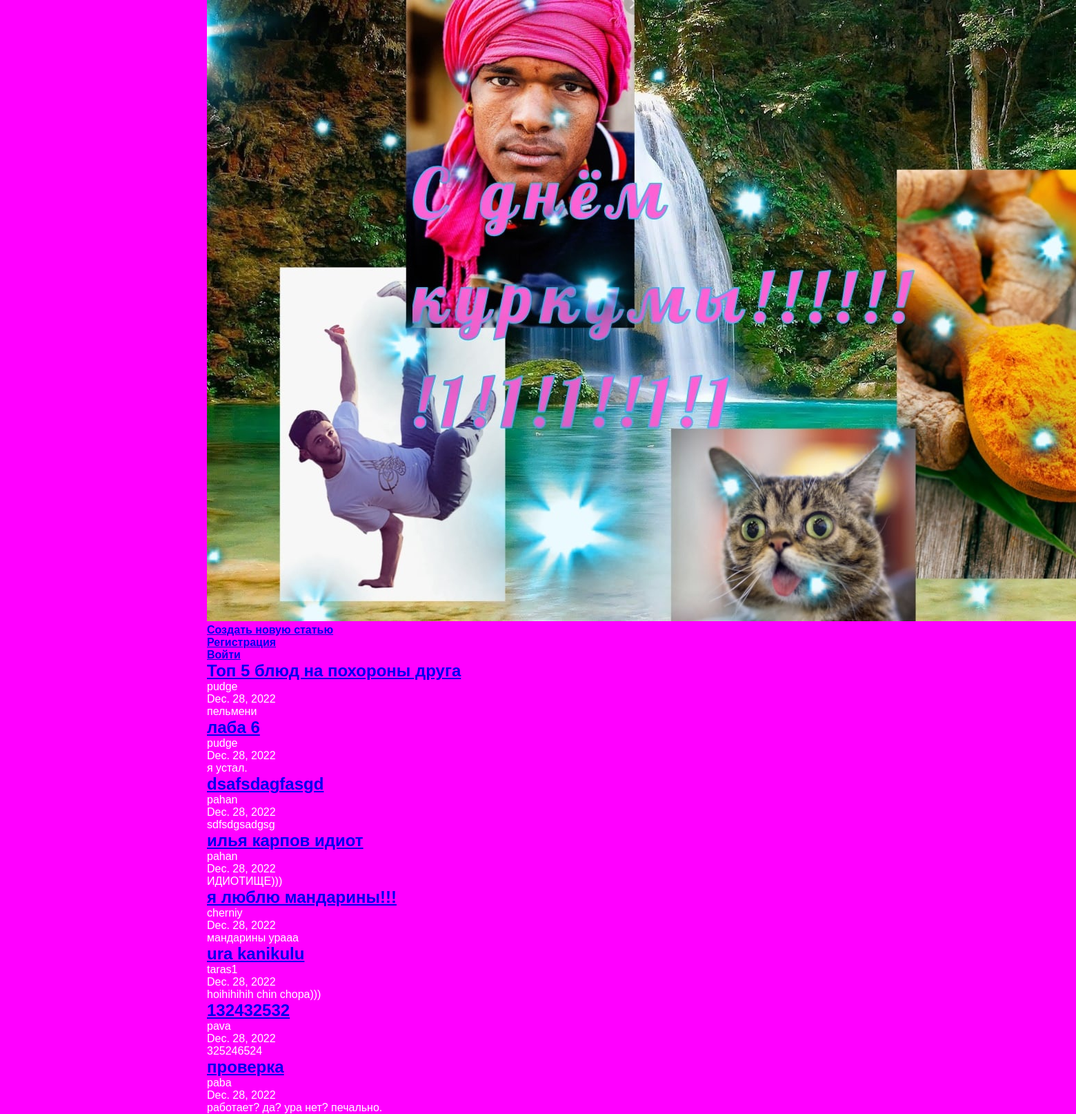
The app's page /articles/ with its own data.
### articles/models.py (models this page shows, shortened)
class Article(models.Model):
    title = models.CharField(max_length=200)
    author = models.ForeignKey(User, on_delete=models.CASCADE)
    text = models.TextField()
    created_date = models.DateField(auto_now_add=True)
    def get_excerpt(self):
        return self.text[:140] + "..." if len(self.text) > 140 else self.text

### articles/views.py (the view)
# urls.py: path("articles/", views.archive),
def archive(request):
    return render(request, 'archive.html', {"posts": Article.objects.all()})

### articles/templates/archive.html (shortened to what this page needs)
<!DOCTYPE html>
<html lang="en">
<head>
    <link rel="stylesheet" href="{{ STATIC_URL }}/static/style.css">
</head>
<body class="archive">
    {% load static %}
    <div class="header">
        <img src="{{ STATIC_URL }}/static/logo1.jpg" alt="Logo image" />
    </div>
    <h4>
        <a href="/articles/new/"><h4 class="post-title">Создать новую статью</h4></a>
        <a href="/register"><h4 class="post-title">Регистрация</h4></a>
        <a href="/login/">Войти</a>
    </h4>
    {% for post in posts %}
    <div class="one-post">
        <a href="/articles/{{post.id}}/"><h2 class="post-title">{{ post.title }}</h2></a>
        <div class="article-info">
            <div class="article-author">{{ post.author.username }}</div>
            <div class="article-created- date">{{ post.created_date }}</div>
        </div>
        <p class="article-text">{{ post.get_excerpt }}</p>
    </div>
    {% endfor %}
</body>
</html>

### articles/static/style.css (style rules this page uses)
* { margin: 0; padding: 0; }
body { max-width: 1920px; background: #FF00FF; font-family: Tahoma, Arial, sans-serif; color: #ffffff; }
.archive { width: 960px; margin-left: auto; margin-right: auto; }

### records on screen
Article: title "Топ 5 блюд на похороны друга", author.username "pudge", created_date "Dec. 28, 2022", get_excerpt "пельмени"
Article: title "лаба 6", author.username "pudge", created_date "Dec. 28, 2022", get_excerpt "я устал."
Article: title "dsafsdagfasgd", author.username "pahan", created_date "Dec. 28, 2022", get_excerpt "sdfsdgsadgsg"
Article: title "илья карпов идиот", author.username "pahan", created_date "Dec. 28, 2022", get_excerpt "ИДИОТИЩЕ)))"
Article: title "я люблю мандарины!!!", author.username "cherniy", created_date "Dec. 28, 2022", get_excerpt "мандарины урааа"
Article: title "ura kanikulu", author.username "taras1", created_date "Dec. 28, 2022", get_excerpt "hoihihihih chin chopa)))"
Article: title "132432532", author.username "pava", created_date "Dec. 28, 2022", get_excerpt "325246524"
Article: title "проверка", author.username "paba", created_date "Dec. 28, 2022", get_excerpt "работает? да? ура нет? печально."
